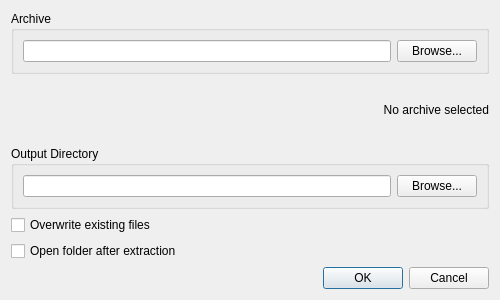
<?xml version="1.0" encoding="UTF-8"?>
<ui version="4.0">
 <class>ExtractDialog</class>
 <widget class="QDialog" name="ExtractDialog">
  <property name="geometry">
   <rect>
    <x>0</x>
    <y>0</y>
    <width>500</width>
    <height>300</height>
   </rect>
  </property>
  <property name="windowTitle">
   <string>Extract Archive</string>
  </property>
  <layout class="QVBoxLayout" name="verticalLayout">
   <item>
    <widget class="QGroupBox" name="archiveGroupBox">
     <property name="title">
      <string>Archive</string>
     </property>
     <layout class="QHBoxLayout" name="horizontalLayout_1">
      <item>
       <widget class="QLineEdit" name="archiveLineEdit"/>
      </item>
      <item>
       <widget class="QPushButton" name="archiveButton">
        <property name="text">
         <string>Browse...</string>
        </property>
       </widget>
      </item>
     </layout>
    </widget>
   </item>
   <item>
    <widget class="QLabel" name="fileCountLabel">
     <property name="text">
      <string>No archive selected</string>
     </property>
     <property name="alignment">
      <set>Qt::AlignRight|Qt::AlignTrailing|Qt::AlignVCenter</set>
     </property>
    </widget>
   </item>
   <item>
    <widget class="QGroupBox" name="outputGroupBox">
     <property name="title">
      <string>Output Directory</string>
     </property>
     <layout class="QHBoxLayout" name="horizontalLayout_2">
      <item>
       <widget class="QLineEdit" name="outputDirLineEdit"/>
      </item>
      <item>
       <widget class="QPushButton" name="outputDirButton">
        <property name="text">
         <string>Browse...</string>
        </property>
       </widget>
      </item>
     </layout>
    </widget>
   </item>
   <item>
    <widget class="QCheckBox" name="overwriteCheckBox">
     <property name="text">
      <string>Overwrite existing files</string>
     </property>
    </widget>
   </item>
   <item>
    <widget class="QCheckBox" name="openFolderCheckBox">
     <property name="text">
      <string>Open folder after extraction</string>
     </property>
    </widget>
   </item>
   <item>
    <widget class="QDialogButtonBox" name="buttonBox">
     <property name="orientation">
      <enum>Qt::Horizontal</enum>
     </property>
     <property name="standardButtons">
      <set>QDialogButtonBox::Cancel|QDialogButtonBox::Ok</set>
     </property>
    </widget>
   </item>
  </layout>
 </widget>
 <resources/>
 <connections>
  <connection>
   <sender>buttonBox</sender>
   <signal>accepted()</signal>
   <receiver>ExtractDialog</receiver>
   <slot>accept()</slot>
   <hints>
    <hint type="sourcelabel">
     <x>248</x>
     <y>287</y>
    </hint>
    <hint type="destinationlabel">
     <x>157</x>
     <y>274</y>
    </hint>
   </hints>
  </connection>
  <connection>
   <sender>buttonBox</sender>
   <signal>rejected()</signal>
   <receiver>ExtractDialog</receiver>
   <slot>reject()</slot>
   <hints>
    <hint type="sourcelabel">
     <x>248</x>
     <y>287</y>
    </hint>
    <hint type="destinationlabel">
     <x>157</x>
     <y>274</y>
    </hint>
   </hints>
  </connection>
 </connections>
</ui>
